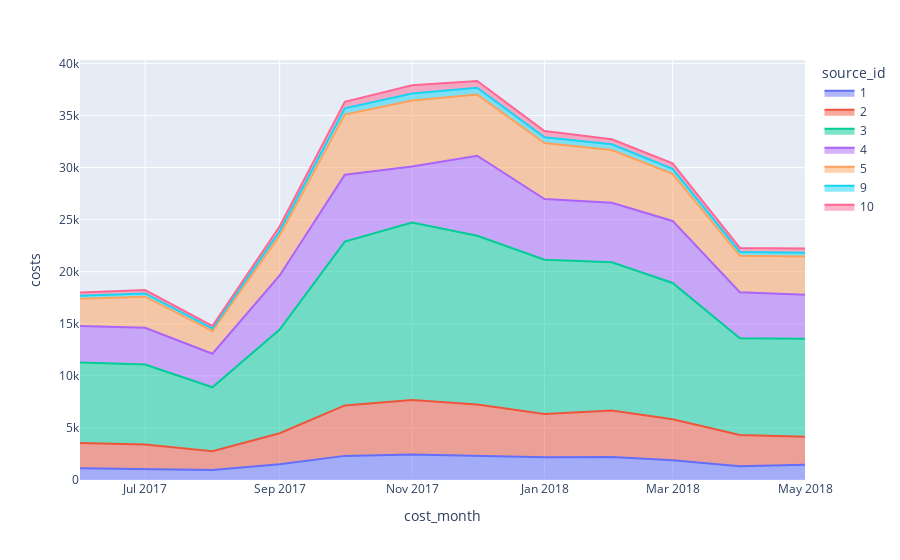

The cell this chart's notebook holds for it:
### Code cell
df

### Figure 1 — Plotly figure (JSON) as saved in the notebook; plotly's stock layout.template omitted (floating-point values rounded to 4 significant figures)
{"data": [{"hovertemplate": "source_id=1<br>cost_month=%{x}<br>costs=%{y}<extra></extra>", "legendgroup": "1", "line": {"color": "#636efa"}, "marker": {"symbol": "circle"}, "mode": "lines", "name": "1", "orientation": "v", "showlegend": true, "stackgroup": "1", "type": "scatter", "x": ["2017-06-01T00:00:00", "2017-07-01T00:00:00", "2017-08-01T00:00:00", "2017-09-01T00:00:00", "2017-10-01T00:00:00", "2017-11-01T00:00:00", "2017-12-01T00:00:00", "2018-01-01T00:00:00", "2018-02-01T00:00:00", "2018-03-01T00:00:00", "2018-04-01T00:00:00", "2018-05-01T00:00:00"], "xaxis": "x", "y": [1126.0, 1073.0, 951.8, 1502.0, 2316.0, 2445.0, 2341.0, 2186.0, 2204.0, 1893.0, 1327.0, 1468.0], "yaxis": "y"}, {"hovertemplate": "source_id=2<br>cost_month=%{x}<br>costs=%{y}<extra></extra>", "legendgroup": "2", "line": {"color": "#EF553B"}, "marker": {"symbol": "circle"}, "mode": "lines", "name": "2", "orientation": "v", "showlegend": true, "stackgroup": "1", "type": "scatter", "x": ["2017-06-01T00:00:00", "2017-07-01T00:00:00", "2017-08-01T00:00:00", "2017-09-01T00:00:00", "2017-10-01T00:00:00", "2017-11-01T00:00:00", "2017-12-01T00:00:00", "2018-01-01T00:00:00", "2018-02-01T00:00:00", "2018-03-01T00:00:00", "2018-04-01T00:00:00", "2018-05-01T00:00:00"], "xaxis": "x", "y": [2427.0, 2333.0, 1811.0, 2986.0, 4845.0, 5248.0, 4898.0, 4158.0, 4474.0, 3943.0, 2994.0, 2689.0], "yaxis": "y"}, {"hovertemplate": "source_id=3<br>cost_month=%{x}<br>costs=%{y}<extra></extra>", "legendgroup": "3", "line": {"color": "#00cc96"}, "marker": {"symbol": "circle"}, "mode": "lines", "name": "3", "orientation": "v", "showlegend": true, "stackgroup": "1", "type": "scatter", "x": ["2017-06-01T00:00:00", "2017-07-01T00:00:00", "2017-08-01T00:00:00", "2017-09-01T00:00:00", "2017-10-01T00:00:00", "2017-11-01T00:00:00", "2017-12-01T00:00:00", "2018-01-01T00:00:00", "2018-02-01T00:00:00", "2018-03-01T00:00:00", "2018-04-01T00:00:00", "2018-05-01T00:00:00"], "xaxis": "x", "y": [7732.0, 7674.0, 6144.0, 9964.0, 15740.0, 17030.0, 16220.0, 14810.0, 14230.0, 13080.0, 9297.0, 9411.0], "yaxis": "y"}, {"hovertemplate": "source_id=4<br>cost_month=%{x}<br>costs=%{y}<extra></extra>", "legendgroup": "4", "line": {"color": "#ab63fa"}, "marker": {"symbol": "circle"}, "mode": "lines", "name": "4", "orientation": "v", "showlegend": true, "stackgroup": "1", "type": "scatter", "x": ["2017-06-01T00:00:00", "2017-07-01T00:00:00", "2017-08-01T00:00:00", "2017-09-01T00:00:00", "2017-10-01T00:00:00", "2017-11-01T00:00:00", "2017-12-01T00:00:00", "2018-01-01T00:00:00", "2018-02-01T00:00:00", "2018-03-01T00:00:00", "2018-04-01T00:00:00", "2018-05-01T00:00:00"], "xaxis": "x", "y": [3515.0, 3530.0, 3217.0, 5192.0, 6421.0, 5389.0, 7680.0, 5833.0, 5712.0, 5962.0, 4408.0, 4214.0], "yaxis": "y"}, {"hovertemplate": "source_id=5<br>cost_month=%{x}<br>costs=%{y}<extra></extra>", "legendgroup": "5", "line": {"color": "#FFA15A"}, "marker": {"symbol": "circle"}, "mode": "lines", "name": "5", "orientation": "v", "showlegend": true, "stackgroup": "1", "type": "scatter", "x": ["2017-06-01T00:00:00", "2017-07-01T00:00:00", "2017-08-01T00:00:00", "2017-09-01T00:00:00", "2017-10-01T00:00:00", "2017-11-01T00:00:00", "2017-12-01T00:00:00", "2018-01-01T00:00:00", "2018-02-01T00:00:00", "2018-03-01T00:00:00", "2018-04-01T00:00:00", "2018-05-01T00:00:00"], "xaxis": "x", "y": [2616.0, 2998.0, 2185.0, 3849.0, 5767.0, 6325.0, 5873.0, 5372.0, 5071.0, 4530.0, 3501.0, 3670.0], "yaxis": "y"}, {"hovertemplate": "source_id=9<br>cost_month=%{x}<br>costs=%{y}<extra></extra>", "legendgroup": "9", "line": {"color": "#19d3f3"}, "marker": {"symbol": "circle"}, "mode": "lines", "name": "9", "orientation": "v", "showlegend": true, "stackgroup": "1", "type": "scatter", "x": ["2017-06-01T00:00:00", "2017-07-01T00:00:00", "2017-08-01T00:00:00", "2017-09-01T00:00:00", "2017-10-01T00:00:00", "2017-11-01T00:00:00", "2017-12-01T00:00:00", "2018-01-01T00:00:00", "2018-02-01T00:00:00", "2018-03-01T00:00:00", "2018-04-01T00:00:00", "2018-05-01T00:00:00"], "xaxis": "x", "y": [285.2, 302.5, 248.9, 415.6, 609.4, 683.2, 658.0, 547.2, 551.5, 480.3, 373.5, 362.2], "yaxis": "y"}, {"hovertemplate": "source_id=10<br>cost_month=%{x}<br>costs=%{y}<extra></extra>", "legendgroup": "10", "line": {"color": "#FF6692"}, "marker": {"symbol": "circle"}, "mode": "lines", "name": "10", "orientation": "v", "showlegend": true, "stackgroup": "1", "type": "scatter", "x": ["2017-06-01T00:00:00", "2017-07-01T00:00:00", "2017-08-01T00:00:00", "2017-09-01T00:00:00", "2017-10-01T00:00:00", "2017-11-01T00:00:00", "2017-12-01T00:00:00", "2018-01-01T00:00:00", "2018-02-01T00:00:00", "2018-03-01T00:00:00", "2018-04-01T00:00:00", "2018-05-01T00:00:00"], "xaxis": "x", "y": [314.2, 329.8, 232.6, 460.7, 627.2, 792.4, 645.9, 614.3, 480.9, 526.4, 388.3, 409.9], "yaxis": "y"}], "layout": {"legend": {"title": {"text": "source_id"}, "tracegroupgap": 0}, "margin": {"t": 60}, "xaxis": {"anchor": "y", "domain": [0, 1], "title": {"text": "cost_month"}}, "yaxis": {"anchor": "x", "domain": [0, 1], "title": {"text": "costs"}}}}
